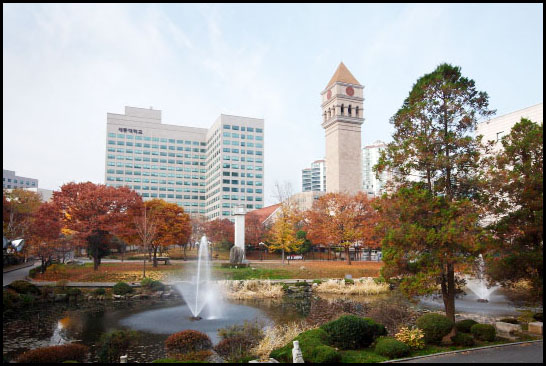
//> input picture Week2/sejong.jpg, 546 x 366 px
$ ./3   (built with g++ and OpenCV 4)
//> lines starting //> are read from the running program, lines starting //| are printed output that depends on the picture
#include <opencv2/opencv.hpp>
#include <algorithm> // std::min, std::max를 사용하기 위해 포함합니다.

int main() {
    // 이미지 로딩
    IplImage* src = cvLoadImage("C:\\temp\\sejong.jpg");
//> src is the input picture: 366 rows x 546 cols, CV_8UC3; mean B, G, R 140.5, 147.3, 153.1
    CvSize size = cvGetSize(src);
//> size = Size(546, 366)

    // 컨볼루션 결과를 저장할 이미지
    IplImage* dstH = cvCreateImage(size, IPL_DEPTH_8U, 3);
    IplImage* dstH2 = cvCreateImage(size, IPL_DEPTH_8U, 3);
    IplImage* dstV = cvCreateImage(size, IPL_DEPTH_8U, 3);
    IplImage* dstV2 = cvCreateImage(size, IPL_DEPTH_8U, 3);
    IplImage* dstFinal = cvCreateImage(size, IPL_DEPTH_8U, 3);

    // 커널 정의
    float H1[3][3] = { {-1, -2, -1},
                        {0, 0, 0},
                        {1, 2, 1} };
    float H2[3][3] = { {1, 2, 1},
                        {0, 0, 0},
                        {-1, -2, -1} };
    float H3[3][3] = { {-1, 0, 1},
                        {-2, 0, 2},
                        {-1, 0, 1} };
    float H4[3][3] = { {1, 0, -1},
                       {2, 0, -2},
                       {1, 0, -1} };

    int w = size.width;
//> w = 546
    int h = size.height;
//> h = 366
    int K = 1; // 커널 사이즈

    // 수평 방향 컨볼루션
    for (int y = K; y < h - K; y++) {
        for (int x = K; x < w - K; x++) {
            CvScalar g = cvScalar(0, 0, 0);
            for (int v = -K; v <= K; v++) {
                for (int u = -K; u <= K; u++) {
                    CvScalar f = cvGet2D(src, y + v, x + u);
                    for (int k = 0; k < 3; k++) {
                        g.val[k] += H1[v + K][u + K] * f.val[k];
                    }
                }
            }
            //for (int c = 0; c < 3; c++) {
            //    g.val[c] = std::max(0.0, std::min(255.0, g.val[c] + 128)); // 정규화
            //}
            cvSet2D(dstH, y, x, g);
        }
    }
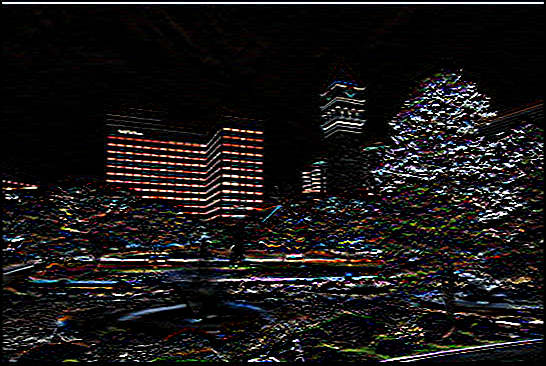
//> dstH: 366 rows x 546 cols, CV_8UC3; mean B, G, R 23.1, 23.2, 25.1

    // 수직 방향 컨볼루션
    for (int y = K; y < h - K; y++) {
        for (int x = K; x < w - K; x++) {
            CvScalar g = cvScalar(0, 0, 0);
            for (int v = -K; v <= K; v++) {
                for (int u = -K; u <= K; u++) {
                    CvScalar f = cvGet2D(src, y + v, x + u);
                    for (int k = 0; k < 3; k++) {
                        g.val[k] += H2[v + K][u + K] * f.val[k];
                    }
                }
            }
            //for (int c = 0; c < 3; c++) {
            //    g.val[c] = std::max(0.0, std::min(255.0, g.val[c] + 128)); // 정규화
            //}
            cvSet2D(dstH2, y, x, g);
        }
    }
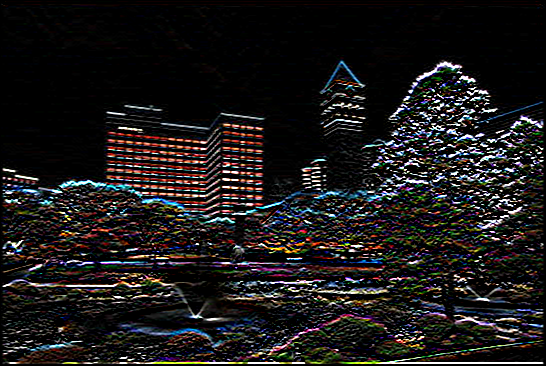
//> dstH2: 366 rows x 546 cols, CV_8UC3; mean B, G, R 26.3, 26.3, 28.5

    for (int y = K; y < h - K; y++) {
        for (int x = K; x < w - K; x++) {
            CvScalar g = cvScalar(0, 0, 0);
            for (int v = -K; v <= K; v++) {
                for (int u = -K; u <= K; u++) {
                    CvScalar f = cvGet2D(src, y + v, x + u);
                    for (int k = 0; k < 3; k++) {
                        g.val[k] += H3[v + K][u + K] * f.val[k];
                    }
                }
            }

            cvSet2D(dstV, y, x, g);
        }
    }
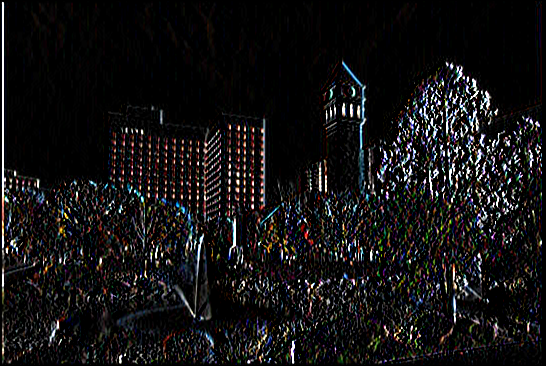
//> dstV: 366 rows x 546 cols, CV_8UC3; mean B, G, R 19.6, 19.1, 20.3

    for (int y = K; y < h - K; y++) {
        for (int x = K; x < w - K; x++) {
            CvScalar g = cvScalar(0, 0, 0);
            for (int v = -K; v <= K; v++) {
                for (int u = -K; u <= K; u++) {
                    CvScalar f = cvGet2D(src, y + v, x + u);
                    for (int k = 0; k < 3; k++) {
                        g.val[k] += H4[v + K][u + K] * f.val[k];
                    }
                }
            }
            //for (int c = 0; c < 3; c++) {
            //    g.val[c] = std::max(0.0, std::min(255.0, g.val[c] + 128)); // 정규화
            //}
            cvSet2D(dstV2, y, x, g);
        }
    }
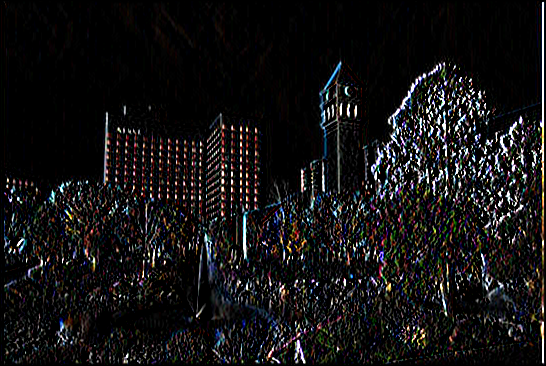
//> dstV2: 366 rows x 546 cols, CV_8UC3; mean B, G, R 20, 19.5, 20.6

    // 두 컨볼루션 결과 합치기
    for (int y = 0; y < h; y++) {
        for (int x = 0; x < w; x++) {
            CvScalar hPixel = cvGet2D(dstH, y, x);
            CvScalar h2Pixel = cvGet2D(dstH2, y, x);
            CvScalar vPixel = cvGet2D(dstV, y, x);
            CvScalar v2Pixel = cvGet2D(dstV2, y, x);
            CvScalar finalPixel;
            for (int i = 0; i < 3; i++) {
                // 결과의 절대값을 합쳐 윤곽선을 구함
                finalPixel.val[i] = std::min(255.0, std::sqrt(hPixel.val[i] * hPixel.val[i] + h2Pixel.val[i] * h2Pixel.val[i] + vPixel.val[i] * vPixel.val[i] + v2Pixel.val[i] * v2Pixel.val[i]));
            }
            cvSet2D(dstFinal, y, x, finalPixel);
        }
    }
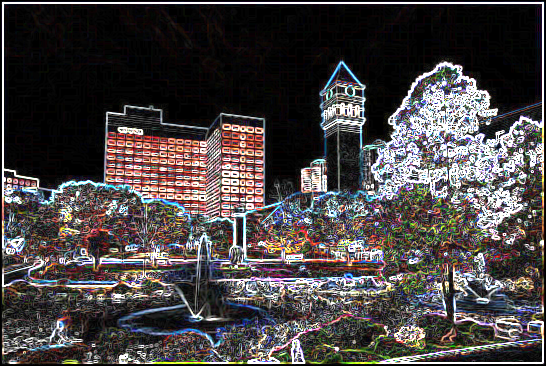
//> dstFinal: 366 rows x 546 cols, CV_8UC3; mean B, G, R 69.2, 69, 73.9

    // 결과 표시
    cvShowImage("Horizontal", dstH);
    cvShowImage("Vertical", dstV);
    cvShowImage("Final", dstFinal);
    cvWaitKey(0);

    // 메모리 해제
    cvReleaseImage(&src);
    cvReleaseImage(&dstH);
    cvReleaseImage(&dstV);
    cvReleaseImage(&dstFinal);
    return 0;
}
